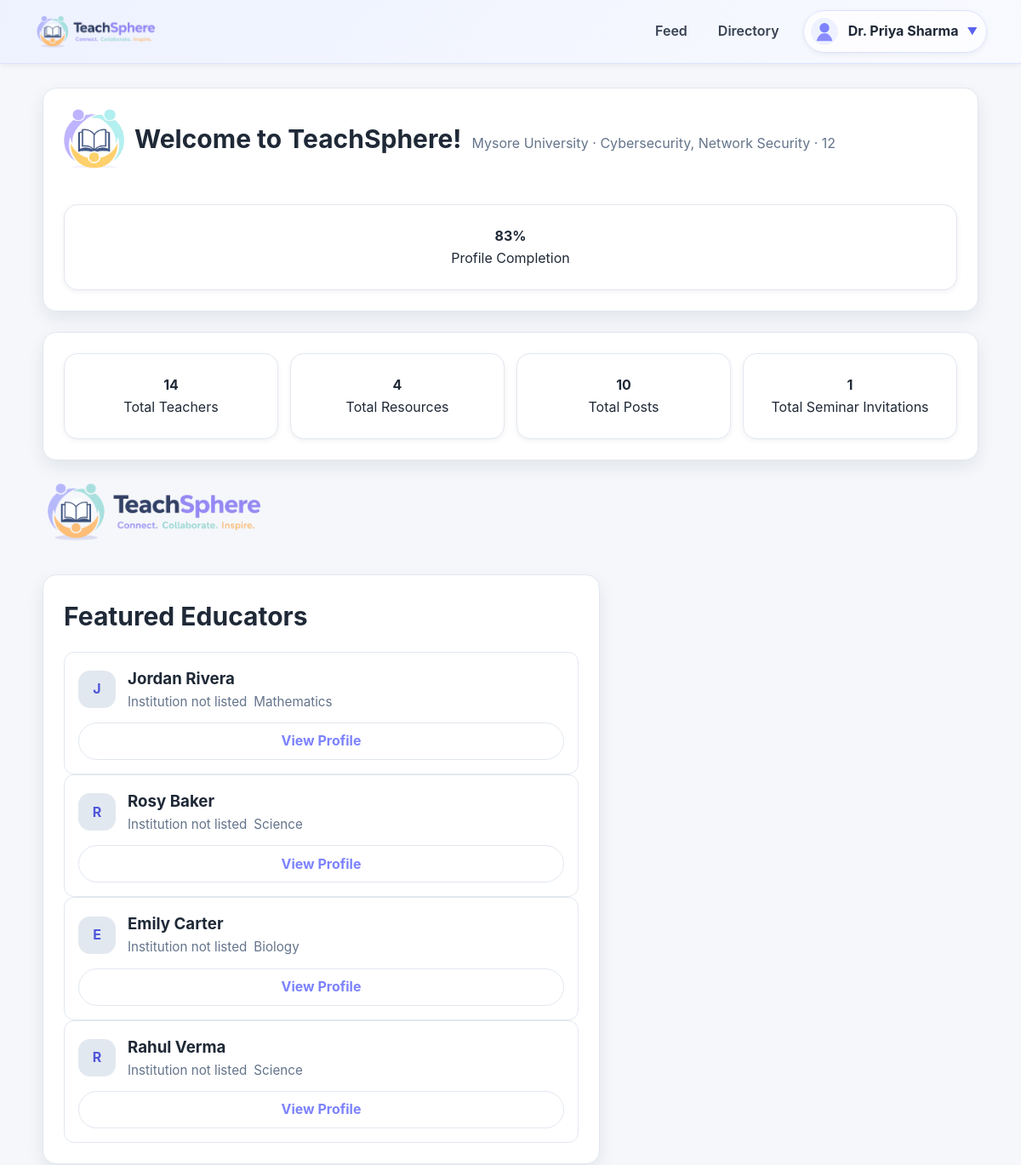
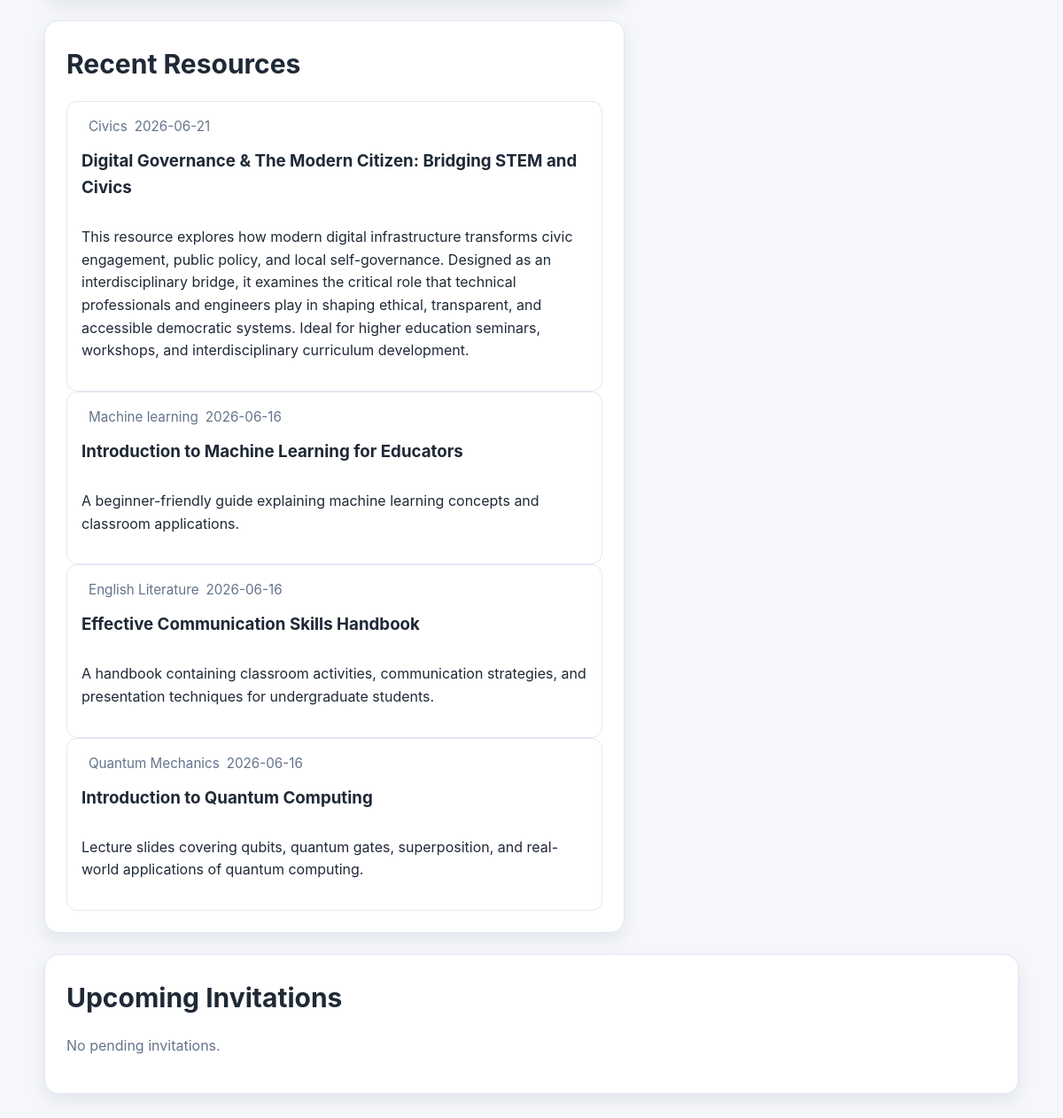
/dashboard (signed in), run on the app's committed database (2 pictures, top to bottom).
### tables this page shows
CREATE TABLE teachers (
            id INTEGER PRIMARY KEY AUTOINCREMENT,
            name TEXT NOT NULL,
            email TEXT UNIQUE NOT NULL,
            subject TEXT NOT NULL,
            password TEXT NOT NULL
        , account_type TEXT DEFAULT 'teacher');

CREATE TABLE profiles (
            id INTEGER PRIMARY KEY AUTOINCREMENT,
            teacher_id INTEGER UNIQUE NOT NULL,
            qualification TEXT,
            school TEXT,
            experience TEXT,
            bio TEXT,
            profile_photo TEXT
        , specialization TEXT, research_interests TEXT, years_experience TEXT, institution_id INTEGER, skills TEXT, achievements TEXT, designation TEXT, school_college_university TEXT, institution_name TEXT);

CREATE TABLE resources (
            id INTEGER PRIMARY KEY AUTOINCREMENT,
            teacher_id INTEGER NOT NULL,
            title TEXT NOT NULL,
            description TEXT NOT NULL,
            subject TEXT NOT NULL,
            file TEXT NOT NULL,
            created_at TEXT NOT NULL
        , downloads INTEGER DEFAULT 0);

### app.py (the view)
@app.route('/dashboard')
def dashboard():
    user = current_user()
    if not user:
        return redirect(url_for('login'))
    connection = get_db()
    cursor = connection.cursor()
    cursor.execute(
        '''
        SELECT profiles.*
        FROM profiles
        WHERE profiles.teacher_id = ?
        ''',
        (user['id'],)
    )
    profile = cursor.fetchone()
    completion = profile_completion(profile)
    cursor.execute('''
        SELECT teachers.id, teachers.name, teachers.subject, profiles.profile_photo
        FROM teachers
        LEFT JOIN profiles ON teachers.id = profiles.teacher_id
        WHERE teachers.id != ?
        LIMIT 4
    ''', (user['id'],))
    featured_teachers = cursor.fetchall()
    cursor.execute('''
        SELECT resources.*, teachers.name as author
        FROM resources
        JOIN teachers ON resources.teacher_id = teachers.id
        ORDER BY resources.created_at DESC LIMIT 5
    ''')
    recent_resources = cursor.fetchall()
    cursor.execute(
        '''
        SELECT seminar_invites.*, teachers.name AS sender_name
        FROM seminar_invites
        JOIN teachers ON teachers.id = seminar_invites.sender_teacher_id
        WHERE seminar_invites.receiver_teacher_id = ? AND seminar_invites.status = 'Pending'
        ORDER BY seminar_invites.event_date ASC
        LIMIT 5
        ''',
        (user['id'],)
    )
    upcoming_invitations = cursor.fetchall()
    connection.close()
    return render_template(
        'user_dashboard.html',
        user=user,
        profile=profile,
        stats=get_dashboard_stats(),
        completion=completion,
        featured_teachers=featured_teachers,
        recent_resources=recent_resources,
        upcoming_invitations=upcoming_invitations,
    )

### app.py (called while the page is built)
def dict_factory(cursor, row):
    return {column[0]: row[idx] for idx, column in enumerate(cursor.description)}

def get_db():
    connection = sqlite3.connect("teachers.db")
    connection.row_factory = dict_factory
    return connection

def current_user():
    user_id = session.get('user_id')
    role = session.get('role')
    if not user_id or not role:
        return None
    connection = get_db()
    cursor = connection.cursor()
    table = 'teachers' if role == 'teacher' else 'institutions'
    cursor.execute(f"SELECT * FROM {table} WHERE id = ?", (user_id,))
    user = cursor.fetchone()
    connection.close()
    if user: user['role'] = role
    return user

def get_profile(teacher_id):
    connection = get_db()
    cursor = connection.cursor()
    cursor.execute("SELECT * FROM profiles WHERE teacher_id = ?", (teacher_id,))
    profile = cursor.fetchone()
    connection.close()
    return profile

@app.context_processor
def inject_nav_profile():
    user = current_user()
    if not user:
        return {"nav_profile": None}
    photo = ""
    if user["role"] == "teacher":
        profile = get_profile(user["id"])
        if profile:
            photo = profile.get("profile_photo") or ""
        profile_url = url_for("profile")
        default_image = "images/default_avatar.svg"
    else:
        photo = user.get("logo") or ""
        profile_url = url_for("institution_profile")
        default_image = "images/default_institution.svg"
    return {
        "nav_profile": {
            "name": user.get("name", "User"),
            "photo": photo,
            "profile_url": profile_url,
            "default_image": default_image,
        }
    }

def get_dashboard_stats():
    connection = get_db()
    cursor = connection.cursor()
    stats = {}
    for key, table in {
        "teachers": "teachers",
        "resources": "resources",
        "posts": "posts",
        "invitations": "seminar_invites",
        "institutions": "institutions",
    }.items():
        cursor.execute(f"SELECT COUNT(*) AS total FROM {table}")
        stats[key] = cursor.fetchone()["total"]
    connection.close()
    return stats

def profile_completion(profile):
    if not profile:
        return 0
    fields = ["qualification", "institution_name", "designation", "experience", "bio", "specialization"]
    completed = sum(1 for field in fields if profile.get(field))
    return round((completed / len(fields)) * 100)

### templates/user_dashboard.html (shortened to what this page needs)
<!DOCTYPE html>
<html lang="en">
<head>
    <link rel="stylesheet" href="{{ url_for('static', filename='style.css') }}">
</head>
<body>
    <header class="topbar">
        <a class="brand" href="{{ url_for('feed') }}">
            <img src="{{ url_for('static', filename='images/teachsphere_horizontal.png') }}" alt="TeachSphere" class="logo-horizontal">
        </a>
        <nav class="topbar-nav">
            <a href="/feed">Feed</a>
            <a href="/directory">Directory</a>
        </nav>
        {% include 'navbar_profile.html' %}
    </header>
    <main class="page-content">
        <section class="card hero">
            <div class="section-title dashboard-logo" style="display: flex; align-items: center; gap: 12px;">
                <img src="{{ url_for('static', filename='images/teachsphere_mark.png') }}" alt="" class="logo-icon">
                <h1>Welcome to TeachSphere!</h1>
                <p>{{ profile.school if profile and profile.school else 'Institution not added' }} · {{ profile.specialization if profile and profile.specialization else user.subject }} · {{ profile.years_experience if profile and profile.years_experience else profile.experience if profile and profile.experience else 'Experience not added' }}</p>
            </div>
            <div class="summary-item">
                <strong>{{ completion }}%</strong><br>Profile Completion
            </div>
        </section>
        <section class="card">
            <div class="summary-grid">
                <div class="summary-item"><strong>{{ stats.teachers }}</strong><br>Total Teachers</div>
                <div class="summary-item"><strong>{{ stats.resources }}</strong><br>Total Resources</div>
                <div class="summary-item"><strong>{{ stats.posts }}</strong><br>Total Posts</div>
                <div class="summary-item"><strong>{{ stats.invitations }}</strong><br>Total Seminar Invitations</div>
            </div>
        </section>
        <section class="page-grid">
            <div>
                <div class="sidebar-logo">
                    <img src="{{ url_for('static', filename='images/teachsphere_horizontal.png') }}" alt="TeachSphere">
                </div>
                <section class="card">
                    <div class="section-title">
                        <h2>Featured Educators</h2>
                    </div>
                    {% for teacher in featured_teachers %}
                    <article class="teacher-card">
                        <div class="profile-row">
                            {% if teacher.profile_photo %}
                            <img class="profile-photo" src="{{ url_for('static', filename=teacher.profile_photo) }}" alt="Profile photo">
                            {% else %}
                            <span class="avatar">{{ teacher.name[:1] }}</span>
                            {% endif %}
                            <div>
                                <h3>{{ teacher.name }}</h3>
                                <div class="teacher-meta">
                                    <span>{{ teacher.institution_name or teacher.school or 'Institution not listed' }}</span>
                                    <span>{{ teacher.specialization or teacher.subject }}</span>
                                </div>
                            </div>
                        </div>
                        <a class="btn btn-secondary" href="/teachers/{{ teacher.id }}">View Profile</a>
                    </article>
                    {% else %}
                    <p style="color: var(--muted);">No other educators are available yet.</p>
                    {% endfor %}
                </section>
                <section class="card">
                    <div class="section-title">
                        <h2>Recent Resources</h2>
                    </div>
                    {% for resource in recent_resources %}
                    <article class="resource-card">
                        <div class="resource-meta">
                            <span>{{ resource.subject }}</span>
                            <span>{{ resource.created_at[:10] }}</span>
                        </div>
                        <h3>{{ resource.title }}</h3>
                        <p>{{ resource.description }}</p>
                    </article>
                    {% else %}
                    <p style="color: var(--muted);">No resources uploaded yet.</p>
                    {% endfor %}
                </section>
                </section>
                <section class="card">
                    <div class="section-title">
                        <h2>Upcoming Invitations</h2>
                    </div>
                    {% for invitation in upcoming_invitations %}
                    <article class="teacher-card">
                        <div class="teacher-meta">
                            <span>{{ invitation.sender_name }}</span>
                            <span>{{ invitation.event_type }}</span>
                            <span>{{ invitation.event_date }}</span>
                        </div>
                        <h3>{{ invitation.title }}</h3>
                        <p>{{ invitation.message }}</p>
                    </article>
                    {% else %}
                    <p style="color: var(--muted);">No pending invitations.</p>
                    {% endfor %}
                </section>
    </main>
</body>
</html>

### templates/navbar_profile.html (shortened to what this page needs)
{% if nav_profile %}
<div class="navbar-profile" data-navbar-dropdown>
    <button class="navbar-profile-button" type="button" aria-label="Open user menu" aria-expanded="false">
        {% if nav_profile.photo %}
        <img class="navbar-avatar" src="{{ url_for('static', filename=nav_profile.photo) }}" alt="{{ nav_profile.name }} profile picture">
        {% else %}
        <img class="navbar-avatar" src="{{ url_for('static', filename=nav_profile.default_image) }}" alt="Default profile picture">
        {% endif %}
        <span class="navbar-profile-name">{{ nav_profile.name }}</span>
        <span class="navbar-arrow">▼</span>
    </button>
</div>
{% endif %}

### data on the page
teachers: name "Dr. Priya Sharma"
profiles: school "Mysore University", specialization "Cybersecurity, Network Security", years_experience "12"
profiles: name "J", name "Jordan Rivera", institution_name "Institution not listed", subject "Mathematics"
profiles: name "R", name "Rosy Baker", institution_name "Institution not listed", subject "Science"
profiles: name "E", name "Emily Carter", institution_name "Institution not listed", subject "Biology"
profiles: name "R", name "Rahul Verma", institution_name "Institution not listed", subject "Science"
resources: subject "Civics", created_at "2026-06-21", title "Digital Governance & The Modern Citizen: Bridging STEM and Civics", description "This resource explores how modern digital infrastructure transforms civic engagement, public policy, and local self-governance. Designed as an interdisciplinary bridge, it examines the critical role that technical professionals and engineers play in shaping ethical, transparent, and accessible democratic systems. Ideal for higher education seminars, workshops, and interdisciplinary curriculum development."
resources: subject "Machine learning", created_at "2026-06-16", title "Introduction to Machine Learning for Educators", description "A beginner-friendly guide explaining machine learning concepts and classroom applications."
resources: subject "English Literature", created_at "2026-06-16", title "Effective Communication Skills Handbook", description "A handbook containing classroom activities, communication strategies, and presentation techniques for undergraduate students."
resources: subject "Quantum Mechanics", created_at "2026-06-16", title "Introduction to Quantum Computing", description "Lecture slides covering qubits, quantum gates, superposition, and real-world applications of quantum computing."

### other printed values
{{ completion }} "83"
{{ stats.teachers }} "14"
{{ stats.resources }} "4"
{{ stats.posts }} "10"
{{ stats.invitations }} "1"
